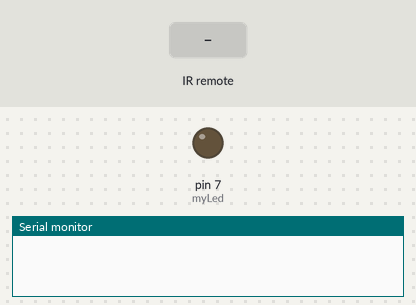
The sketch below on a simulated Arduino Uno, built with avr-gcc and run on an emulated ATmega328P. Parts: output pins drawn as LEDs (lit = HIGH), the last lines printed to the serial monitor. The test bench sets the inputs (shaded band).

Above: at 1.3 s.
1.4 s: infrared code 0x11BF50AF received
At 2.7 s:
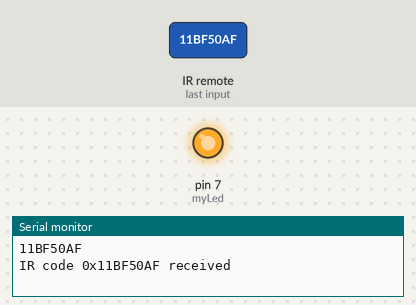
Timing chart, 0 to 4.4 s (numbered marks = the images above; inputs shaded):
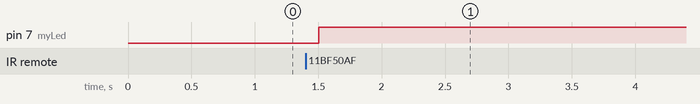

The sketch:

IRrecvDemo_with_LED.ino
```cpp
// (licence header left out)
#include <IRremote.h>

int RECV_PIN = 11;
int myLed = 7;

IRrecv irrecv(RECV_PIN);

decode_results results;

void setup()
{
  Serial.begin(9600);
  irrecv.enableIRIn(); // Start the receiver

  pinMode(myLed, OUTPUT);
}

void loop() {
  if (irrecv.decode(&results)) {
    unsigned long receivedCode = results.value;

    Serial.println(results.value, HEX);
    //perform some actions based on remote ke pressed
    if (receivedCode == 0x11BF50AF) {
      // Execute code for this specific IR code
      Serial.println("IR code 0x11BF50AF received");
      // Add your code here
      digitalWrite(myLed, HIGH);
    } else {
      // Handle unrecognized IR codes, if needed
      Serial.println("Unrecognized IR code received");
      digitalWrite(myLed, LOW);
    }

    irrecv.resume(); // Receive the next value
  }
  delay(500);
}
```

Measured:
- after the input at 1.4 s, pin 7 (myLed): LOW → HIGH after 0.10 s
